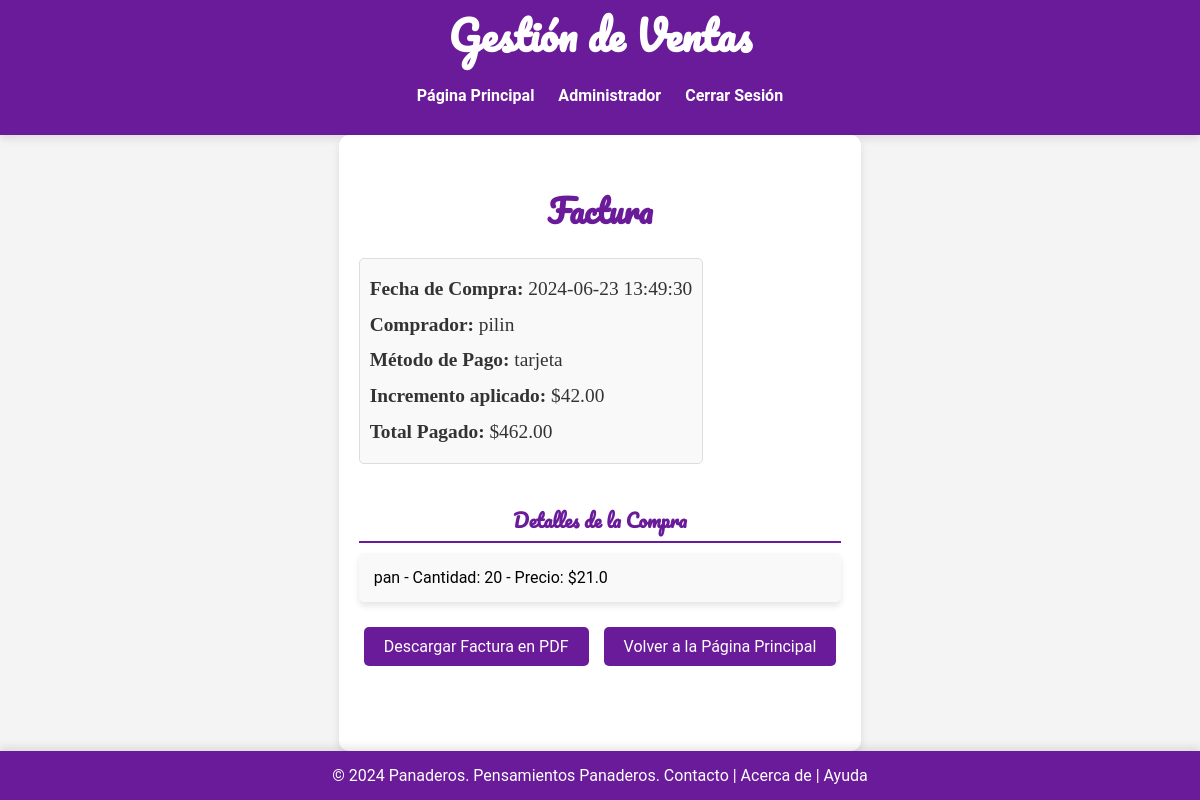
Page /factura/1 (signed in) on the earlier database version.
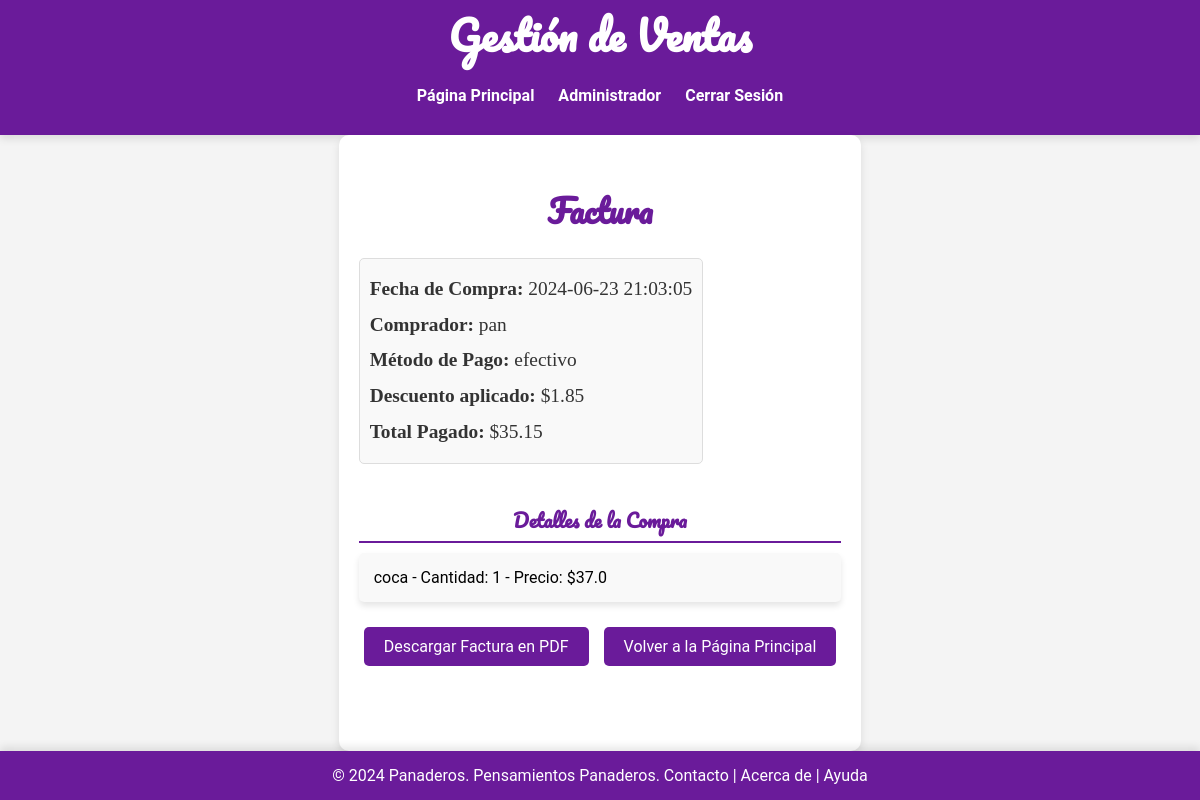
Same page on the later database version.
### app.py (models this page shows)
class Usuario(UserMixin, db.Model):
    id = db.Column(db.Integer, primary_key=True)
    nombre_usuario = db.Column(db.String(150), unique=True, nullable=False)
    contraseña = db.Column(db.String(150), nullable=False)
    rol = db.Column(db.String(50), nullable=False)
    tarjeta = db.Column(db.String(20), nullable=True)  # Nuevo campo
    compras = db.relationship('Compra', backref='usuario', lazy=True)

class Compra(db.Model):
    id = db.Column(db.Integer, primary_key=True)
    usuario_id = db.Column(db.Integer, db.ForeignKey('usuario.id'), nullable=False)
    fecha = db.Column(db.DateTime, nullable=False, default=datetime.utcnow)
    total = db.Column(db.Float, nullable=False)
    metodo_pago = db.Column(db.String(50), nullable=False)
    detalles = db.relationship('DetalleCompra', backref='compra', lazy=True)

class DetalleCompra(db.Model):
    id = db.Column(db.Integer, primary_key=True)
    compra_id = db.Column(db.Integer, db.ForeignKey('compra.id'), nullable=False)
    producto_id = db.Column(db.Integer, db.ForeignKey('producto.id'), nullable=False)
    cantidad = db.Column(db.Integer, nullable=False)
    precio = db.Column(db.Float, nullable=False)
    producto = db.relationship('Producto', backref='detalles')

class Producto(db.Model):
    id = db.Column(db.Integer, primary_key=True)
    nombre = db.Column(db.String(100), nullable=False)
    precio = db.Column(db.Float, nullable=False)
    cantidad = db.Column(db.Integer, nullable=False)
    imagen = db.Column(db.String(20), nullable=False, default='default.jpg')

### app.py (the view)
@app.route('/factura/<int:compra_id>')
@login_required
def factura(compra_id):
    compra = Compra.query.get_or_404(compra_id)
    usuario = Usuario.query.get(compra.usuario_id)
    detalles = DetalleCompra.query.filter_by(compra_id=compra.id).all()
    productos_detalles = []
    for detalle in detalles:
        producto = Producto.query.get(detalle.producto_id)
        productos_detalles.append({'producto': producto, 'cantidad': detalle.cantidad, 'precio': detalle.precio})
    if compra.metodo_pago == 'efectivo':
        descuento = compra.total * 0.05 / 0.95
        incremento = 0
    elif compra.metodo_pago == 'tarjeta':
        incremento = compra.total * 0.10 / 1.10
        descuento = 0
    else:
        descuento = 0
        incremento = 0
    fecha_con_hora = compra.fecha.strftime('%Y-%m-%d %H:%M:%S')
    return render_template('factura.html', compra=compra, productos_detalles=productos_detalles, descuento=descuento, incremento=incremento, fecha=fecha_con_hora, usuario=usuario.nombre_usuario)

### app.py (called while the page is built)
@login_manager.user_loader
def cargar_usuario(usuario_id):
    with Session(db.engine) as session:
        return session.get(Usuario, int(usuario_id))

### templates/factura.html
{% extends "layout.html" %}
{% block content %}
<div class="invoice-box">
    <h2 class="invoice-header">Factura</h2>
    <div class="invoice-info">
        <p><strong>Fecha de Compra:</strong> {{ fecha }}</p>
        <p><strong>Comprador:</strong> {{ usuario }}</p>
        <p><strong>Método de Pago:</strong> {{ compra.metodo_pago }}</p>
        {% if compra.metodo_pago == 'efectivo' %}
        <p><strong>Descuento aplicado:</strong> ${{ '{:.2f}'.format(descuento) }}</p>
        {% elif compra.metodo_pago == 'tarjeta' %}
        <p><strong>Incremento aplicado:</strong> ${{ '{:.2f}'.format(incremento) }}</p>
        {% endif %}
        <p><strong>Total Pagado:</strong> ${{ '{:.2f}'.format(compra.total) }}</p>
    </div>
    <h3 class="invoice-details-header">Detalles de la Compra</h3>
    <ul class="invoice-details">
        {% for item in productos_detalles %}
        <li>
            <span>{{ item.producto.nombre }} - Cantidad: {{ item.cantidad }} - Precio: ${{ item.precio }}</span>
        </li>
        {% endfor %}
    </ul>
    <div class="invoice-actions">
        <a href="{{ url_for('descargar_factura', compra_id=compra.id) }}" class="btn">Descargar Factura en PDF</a>
        <a href="{{ url_for('index') }}" class="btn">Volver a la Página Principal</a>
    </div>
</div>
{% endblock %}

Differences in the rows shown:
removed Usuario: nombre_usuario "pilin"
now on this page (row unchanged): Usuario: nombre_usuario "pan"
changed Compra: metodo_pago "tarjeta" → "efectivo"; total "462.00" → "35.15"
changed DetalleCompra: producto.nombre "pan" → "coca"; cantidad "20" → "1"; precio "21.0" → "37.0"
Other differences:
{{ fecha }}: "2024-06-23 13:49:30" → "2024-06-23 21:03:05"
{{ '{:.2f}'.format(descuento) }}: (not shown) → "1.85"
{{ '{:.2f}'.format(incremento) }}: "42.00" → (not shown)
text no longer shown: "Incremento aplicado:"
text now shown: "Descuento aplicado:"
